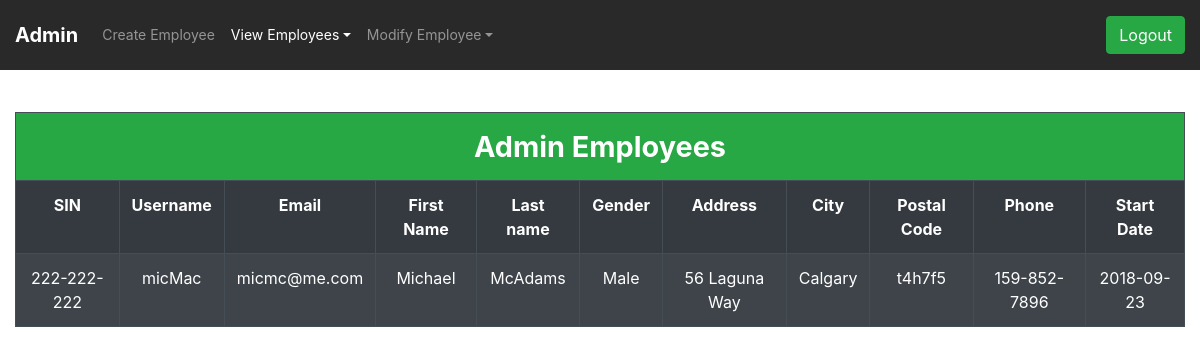
Screenshot of /admin/admin_view_admins.php (signed in) with the database file from the repository.
### tables this page shows
CREATE TABLE `employee` (
  `SIN` varchar(11) NOT NULL,
  `Id` varchar(10) NOT NULL,
  `username` varchar(20) NOT NULL,
  `pwd` longtext NOT NULL,
  `user_type` varchar(15) NOT NULL,
  `gender` varchar(10) NOT NULL DEFAULT 'Other',
  `f_name` varchar(15) NOT NULL,
  `m_name` varchar(15) DEFAULT NULL,
  `l_name` varchar(30) NOT NULL,
  `street` varchar(30) NOT NULL,
  `postal_code` varchar(6) NOT NULL,
  `city` varchar(25) NOT NULL,
  `birth_date` date NOT NULL,
  `job_type` varchar(11) DEFAULT NULL,
  `email` varchar(30) NOT NULL,
  `phone_num` varchar(15) NOT NULL,
  `start_date` date NOT NULL,
  `Dnum` tinyint(6) DEFAULT NULL
);

### admin/admin_view_admins.php (the view, shortened to what this page needs)
<!DOCTYPE html>
<html lang="en">
<head>
    <link rel="stylesheet" href="https://stackpath.bootstrapcdn.com/bootstrap/4.3.1/css/bootstrap.min.css">
    <link rel="stylesheet" href="adminStyles.css">
</head>
<body>
    <nav class="navbar navbar-expand-md navbar-dark fixed-top">
        <a class="navbar-brand font-weight-bold" href="admin.php">Admin </a>
        <div class="collapse navbar-collapse" id="navbarsExampleDefault">
            <ul class="navbar-nav mr-auto">
                <li class="nav-item ">
                    <a class="nav-link" href="create_employee.php">Create Employee <span class="sr-only">(current)</span></a>
                </li>
                <li class="nav-item dropdown active">
                    <a class="nav-link dropdown-toggle" href="#" id="dropdown01" data-toggle="dropdown" aria-haspopup="true" aria-expanded="false">View Employees</a>
                </li>
                <li class="nav-item dropdown">
                    <a class="nav-link dropdown-toggle" href="#" id="dropdown01" data-toggle="dropdown" aria-haspopup="true" aria-expanded="false">Modify Employee</a>
                </li>
            </ul>
            <form action="../include/logout_inc.php" method="post">
                <button type="submit" class="btn btn-success">Logout</button>
            </form>
        </div>
    </nav>
    <main>
        <?php
        require '../include/db_connection_inc.php';
        $jtype = "admin";
        $sql = "SELECT * from employee where job_type=? ";
        $stmt = mysqli_stmt_init($connect);
        if (!mysqli_stmt_prepare($stmt, $sql)) {
            header("Location: admin.php?error=sqlErrorSelectEmp");
            exit();
        } else {
            mysqli_stmt_bind_param($stmt, "s", $jtype);
            mysqli_stmt_execute($stmt);
            $response = mysqli_stmt_get_result($stmt);
                if ($m = mysqli_fetch_assoc($response) ) {
               echo' <div class=" text-center  container-fluid admin_tables ">
                    <table class="table table-lg table-hover table-striped table-bordered table-dark ">
                    <tr class="bg-success">
                        <th colspan="11" style="font-size:1.8em;font-weight:bold;">Admin Employees</th>
                    </tr>
                    <tr>
                        <th scope="col">SIN</th>
                        <th scope="col">Username</th>
                        <th scope="col">Email</th>
                        <th scope="col">First Name</th>
                        <th scope="col">Last name</th>
                        <th scope="col">Gender</th>
                        <th scope="col">Address</th>
                        <th scope="col">City</th>
                        <th scope="col">Postal Code</th>
                        <th scope="col">Phone</th>
                        <th scope="col">Start Date</th>
                    </tr>';
                    mysqli_stmt_execute($stmt);
                    $response = mysqli_stmt_get_result($stmt);
            while($row = mysqli_fetch_assoc($response)){
                       echo '<tr>
                            <td>'.$row["SIN"].'</td>
                            <td>'.$row["username"].'</td>
                            <td>'.$row["email"].'</td>
                            <td>'.$row["f_name"].'</td>
                            <td>'.$row["l_name"].'</td>
                            <td>'.$row["gender"].'</td>
                            <td>'.$row["street"].'</td>
                            <td>'.$row["city"].'</td>
                            <td>'.$row["postal_code"].'</td>
                            <td>'.$row["phone_num"].'</td>
                            <td>'.$row["start_date"].'</td>
                        </tr>';
                   }
                    echo '</table>   </div>';
              } else {
                echo '<div class=" text-center  container-fluid admin_tables"> <table class="table table-hover table-striped table-bordered table-dark ">
                          <tr class="bg-danger">
                              <th colspan="11">There are no Admin Employees in database</th>
                          </tr>
                  </table></div>';
                }
            }
            ?>
</main>
</body>
</html>

### admin/adminStyles.css (style rules this page uses)
body { background-image: url("../images/server2.jpg"); height: 110%; width: 100%; background-repeat: no-repeat; background-size: auto; color: rgb(250, 246, 246); }
.navbar { background-color: rgba(15, 15, 15, 0.993); font-size: 1em; padding: 15px; }
.admin_tables { margin-top: 7em; }
.dropdown-toggle { cursor: pointer; }
.navbar { background-color: rgba(15, 15, 15, 0.89); font-size: 1em; padding: 15px; }
a { text-decoration: none; color: #666; }
a { font-size: 14px; line-height: 1.7; color: #666666; margin: 0px; transition: all 0.4s; -webkit-transition: all 0.4s; -o-transition: all 0.4s; -moz-transition: all 0.4s; }
button { outline: none !important; border: none; background: transparent; }

### rows the page displays
employee: SIN "222-222-222", username "micMac", email "micmc@me.com", f_name "Michael", l_name "McAdams", gender "Male", street "56 Laguna Way", city "Calgary", postal_code "t4h7f5", phone_num "159-852-7896", start_date "2018-09-23"
